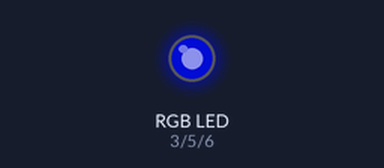
Bench run of a sketch on a simulated Arduino Uno, built with avr-gcc and run on an emulated ATmega328P. On the bench: an RGB LED mixed from three pins (HIGH = lit). Dim RGB values are drawn brighter than linear.

Above: at 0.1 s.
Timing chart, 0 to 1.6 s (numbered marks = the images above):
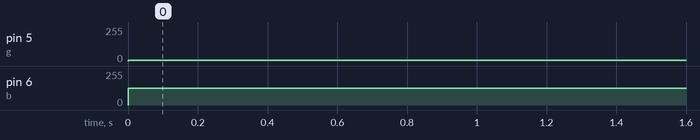

The sketch:

firstWebduino.ino
```cpp
int r = 3;
int g = 5;
int b = 6;

void setup() {
  // put your setup code here, to run once:
  pinMode(r, OUTPUT);
  pinMode(g, OUTPUT);
  pinMode(b, OUTPUT);
  Serial.begin(9600);
}

void loop() {
  byte redValue;
  byte greenValue;
  byte blueValue;

  // put your main code here, to run repeatedly:
  if(Serial.available() >= 4){
    if(Serial.read() == 0xff){
      redValue = Serial.read();
      greenValue = Serial.read();
      blueValue = Serial.read();
    }
  }

  analogWrite(r,redValue);
  analogWrite(g,greenValue);
  analogWrite(b,blueValue);
  delay(15);
}
```

Measured:
- by itself, pin 5 (g): 0/255 → 7/255 at 0.00 s
- by itself, pin 6 (b): 0/255 → 125/255 at 0.00 s
